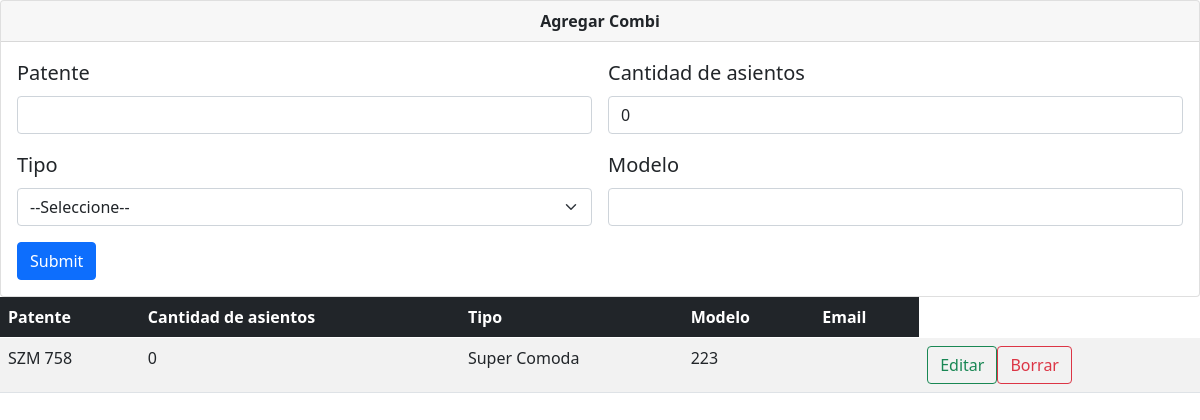
The page /vista_combis.php on the database as committed earlier.
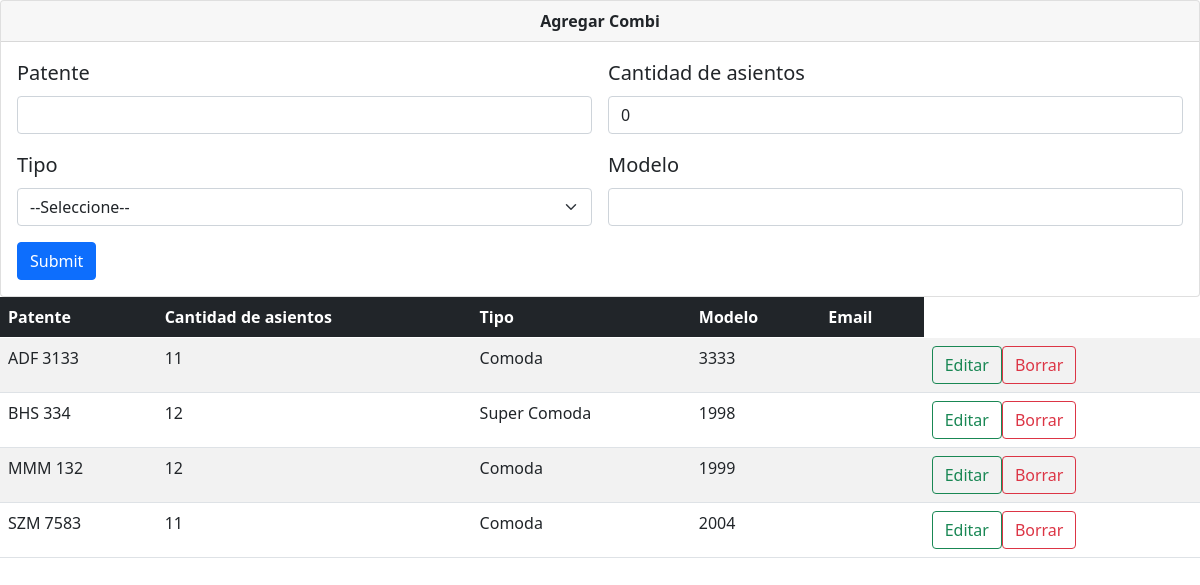
The same page on the database as committed later.
### tables this page shows
CREATE TABLE `combis` (
  `patente` varchar(20) NOT NULL,
  `cantidad_asientos` int(100) NOT NULL,
  `tipo` varchar(20) NOT NULL,
  `modelo` varchar(30) NOT NULL,
  `email` varchar(30) NOT NULL,
  `activo` tinyint(1) NOT NULL DEFAULT 1
);

### php/acciones_combis.php (called while the page is built, shortened)
<?php
    $update= false;
    $patente = '';
    $cantidad_asientos = 0;
    $modelo = '';

### vista_combis.php (the view, shortened to what this page needs)
<?php
    include 'php/acciones_combis.php';
    function getCombis(){
        $db = conectar();
        $sql = "SELECT * FROM `combis` WHERE activo = 1";
        $result = mysqli_query($db,$sql);
        $numRows = $result->num_rows;
        if ($numRows > 0) {
            while ($row = $result->fetch_assoc()) {
                $data[] = $row;
            }
            return $data;
        }
    }
?>
<!DOCTYPE html>
<html lang="en">
<head>
        <link href="https://cdn.jsdelivr.net/npm/bootstrap@5.0.0-beta3/dist/css/bootstrap.min.css" rel="stylesheet">
</head>
<body>
    <div class="card">
    <div class="card-header text-center">
        <strong>Agregar Combi</strong>
    </div>
    <div class="card-body">
        <blockquote class="blockquote mb-0">
            <form action ="php/acciones_combis.php" class="row g-3" method ="POST">
            <div class="col-md-6">
                <label for="inputEmail4" class="form-label">Patente</label>
                <input type="text" class="form-control" name="patente" placeholder="" value="<?php echo $patente?>" required="">
            </div>
            <div class="col-md-6">
                <label for="inputEmail4" class="form-label">Cantidad de asientos</label>
                <input type="number" class="form-control" name="cantidad_asientos" placeholder="" value="<?php echo $cantidad_asientos?>" required="" min=1 max=99>
            </div>
            <div class="col-md-6">
                <label for="inputZip" class="form-label">Tipo</label>
                <select name="tipo" class="form-select">
                    <option value="">--Seleccione--</option>
                </select>
            </div>
            <div class="col-md-6">
                <label for="inputZip" class="form-label">Modelo</label>
                <input type="text" class="form-control" name="modelo" placeholder="" value="<?php echo $modelo?>" required="">
            </div>
                <?php if($update == true){
                    echo "<div class='col-12'> <button type='submit'name='update' class='btn btn-info'>Update</button> </div>";
                    }else{
                    echo "<div class='col-12'> <button type='submit' name='submit' class='btn btn-primary'>Submit</button> </div>";
                    }
                ?>
            </form>
        </blockquote>
    </div>
    </div>
    <table class="table table-striped">
          <thead class="table-dark">
            <tr>
              <th scope="col">Patente</th>
              <th scope="col">Cantidad de asientos</th>
              <th scope="col">Tipo</th>
              <th scope="col">Modelo</th>
              <th scope="col">Email</th>
            </tr>
          </thead>
          <tbody>
            <?php
              $combis = getCombis();
              foreach ($combis as $value) {
                  $patente = $value['patente'];
                  echo
                  "<tr>".
                    "<td>". $value['patente'] . "</td>".
                    "<td>". $value['cantidad_asientos'] . "</td>".
                    "<td>". $value['tipo'] . "</td>".
                    "<td>". $value['modelo'] . "</td>".
                    "<td>". $value['email'] . "</td>".
                    "<td>".
                      "<a href='vista_combis.php?edit=$patente'class='btn btn btn-outline-success'>Editar</a>".
                      "<a href='php/acciones_combis.php?delete=$patente'class='btn btn-outline-danger ml-1'>Borrar</a>".
                    "</td>".
                  "</tr>";
              }
              ?>
          </tbody>
        </table>
</body>
</html>

Rows that differ between the two databases and show on the page:
removed combis: patente "SZM 758", cantidad_asientos "0", tipo "Super Comoda", modelo "223"
added combis: patente "ADF 3133", cantidad_asientos "11", tipo "Comoda", modelo "3333"
added combis: patente "BHS 334", cantidad_asientos "12", tipo "Super Comoda", modelo "1998"
added combis: patente "MMM 132", cantidad_asientos "12", tipo "Comoda", modelo "1999"
added combis: patente "SZM 7583", cantidad_asientos "11", tipo "Comoda", modelo "2004"
